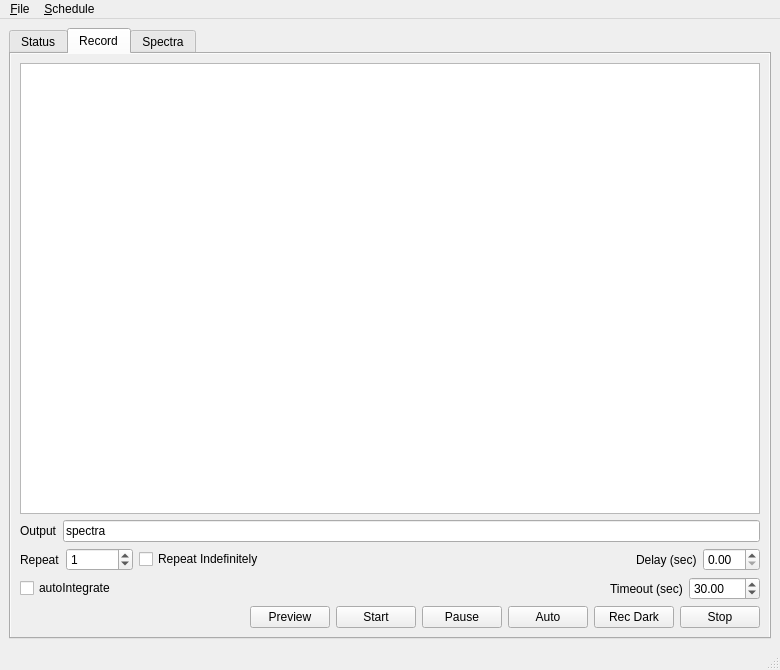
<?xml version="1.0" encoding="UTF-8"?>
<ui version="4.0">
 <class>MainWindow</class>
 <widget class="QMainWindow" name="MainWindow">
  <property name="geometry">
   <rect>
    <x>0</x>
    <y>0</y>
    <width>780</width>
    <height>670</height>
   </rect>
  </property>
  <property name="windowTitle">
   <string>MainWindow</string>
  </property>
  <widget class="QWidget" name="centralwidget">
   <layout class="QHBoxLayout" name="horizontalLayout">
    <item>
     <widget class="QTabWidget" name="tabWidget">
      <property name="autoFillBackground">
       <bool>true</bool>
      </property>
      <property name="currentIndex">
       <number>1</number>
      </property>
      <widget class="QWidget" name="tab_Status">
       <property name="enabled">
        <bool>true</bool>
       </property>
       <attribute name="title">
        <string>Status</string>
       </attribute>
       <layout class="QVBoxLayout" name="verticalLayout_3">
        <item>
         <layout class="QHBoxLayout" name="horizontalLayout_8">
          <property name="leftMargin">
           <number>5</number>
          </property>
          <item>
           <widget class="QLabel" name="label_4">
            <property name="sizePolicy">
             <sizepolicy hsizetype="Preferred" vsizetype="Preferred">
              <horstretch>0</horstretch>
              <verstretch>0</verstretch>
             </sizepolicy>
            </property>
            <property name="minimumSize">
             <size>
              <width>64</width>
              <height>0</height>
             </size>
            </property>
            <property name="text">
             <string>Local Time</string>
            </property>
           </widget>
          </item>
          <item>
           <widget class="QLabel" name="localTime">
            <property name="sizePolicy">
             <sizepolicy hsizetype="Expanding" vsizetype="Preferred">
              <horstretch>0</horstretch>
              <verstretch>0</verstretch>
             </sizepolicy>
            </property>
            <property name="text">
             <string>TextLabel</string>
            </property>
           </widget>
          </item>
          <item>
           <spacer name="horizontalSpacer_6">
            <property name="orientation">
             <enum>Qt::Horizontal</enum>
            </property>
            <property name="sizeHint" stdset="0">
             <size>
              <width>40</width>
              <height>20</height>
             </size>
            </property>
           </spacer>
          </item>
          <item>
           <widget class="QLabel" name="label_6">
            <property name="sizePolicy">
             <sizepolicy hsizetype="Preferred" vsizetype="Preferred">
              <horstretch>0</horstretch>
              <verstretch>0</verstretch>
             </sizepolicy>
            </property>
            <property name="text">
             <string>Piccolo Time</string>
            </property>
           </widget>
          </item>
          <item>
           <widget class="QLabel" name="piccoloTime">
            <property name="sizePolicy">
             <sizepolicy hsizetype="Expanding" vsizetype="Preferred">
              <horstretch>0</horstretch>
              <verstretch>0</verstretch>
             </sizepolicy>
            </property>
            <property name="text">
             <string>TextLabel</string>
            </property>
           </widget>
          </item>
          <item>
           <spacer name="horizontalSpacer_4">
            <property name="orientation">
             <enum>Qt::Horizontal</enum>
            </property>
            <property name="sizeHint" stdset="0">
             <size>
              <width>40</width>
              <height>20</height>
             </size>
            </property>
           </spacer>
          </item>
          <item>
           <widget class="QPushButton" name="syncTimeButton">
            <property name="text">
             <string>sync</string>
            </property>
           </widget>
          </item>
         </layout>
        </item>
        <item>
         <layout class="QVBoxLayout" name="verticalLayout_4">
          <property name="bottomMargin">
           <number>0</number>
          </property>
          <item>
           <widget class="QWidget" name="gpsContainerWidget" native="true">
            <property name="minimumSize">
             <size>
              <width>0</width>
              <height>145</height>
             </size>
            </property>
            <property name="contextMenuPolicy">
             <enum>Qt::DefaultContextMenu</enum>
            </property>
            <widget class="QWidget" name="layoutWidget">
             <property name="geometry">
              <rect>
               <x>0</x>
               <y>0</y>
               <width>740</width>
               <height>142</height>
              </rect>
             </property>
             <layout class="QHBoxLayout" name="horizontalLayout_11">
              <item>
               <layout class="QVBoxLayout" name="gpsLayoutArea">
                <item>
                 <layout class="QHBoxLayout" name="horizontalLayout_12">
                  <property name="topMargin">
                   <number>0</number>
                  </property>
                  <item>
                   <widget class="QLabel" name="label_12">
                    <property name="text">
                     <string>GPS Time </string>
                    </property>
                   </widget>
                  </item>
                  <item>
                   <widget class="QLabel" name="gpsTime">
                    <property name="text">
                     <string>TextLabel</string>
                    </property>
                   </widget>
                  </item>
                 </layout>
                </item>
                <item>
                 <widget class="QLabel" name="label_7">
                  <property name="text">
                   <string>Piccolo GPS Location</string>
                  </property>
                 </widget>
                </item>
                <item>
                 <layout class="QHBoxLayout" name="horizontalLayout_21">
                  <item>
                   <layout class="QVBoxLayout" name="verticalLayout_7">
                    <item>
                     <widget class="QLabel" name="label_8">
                      <property name="text">
                       <string>    Longitude: </string>
                      </property>
                     </widget>
                    </item>
                    <item>
                     <widget class="QLabel" name="label_9">
                      <property name="text">
                       <string>    Latitude:</string>
                      </property>
                     </widget>
                    </item>
                    <item>
                     <widget class="QLabel" name="label_10">
                      <property name="text">
                       <string>    Altitude:</string>
                      </property>
                     </widget>
                    </item>
                    <item>
                     <widget class="QLabel" name="label_11">
                      <property name="text">
                       <string>    Speed:</string>
                      </property>
                     </widget>
                    </item>
                   </layout>
                  </item>
                  <item>
                   <layout class="QVBoxLayout" name="verticalLayout_5">
                    <item>
                     <widget class="QLabel" name="longitudeLabel">
                      <property name="text">
                       <string/>
                      </property>
                     </widget>
                    </item>
                    <item>
                     <widget class="QLabel" name="latitudeLabel">
                      <property name="text">
                       <string/>
                      </property>
                     </widget>
                    </item>
                    <item>
                     <widget class="QLabel" name="altitudeLabel">
                      <property name="text">
                       <string/>
                      </property>
                     </widget>
                    </item>
                    <item>
                     <widget class="QLabel" name="speedLabel">
                      <property name="text">
                       <string/>
                      </property>
                     </widget>
                    </item>
                   </layout>
                  </item>
                 </layout>
                </item>
               </layout>
              </item>
              <item>
               <spacer name="horizontalSpacer_8">
                <property name="orientation">
                 <enum>Qt::Horizontal</enum>
                </property>
                <property name="sizeHint" stdset="0">
                 <size>
                  <width>40</width>
                  <height>20</height>
                 </size>
                </property>
               </spacer>
              </item>
             </layout>
            </widget>
           </widget>
          </item>
          <item>
           <widget class="QWidget" name="altitudeContainerWidget" native="true">
            <property name="minimumSize">
             <size>
              <width>0</width>
              <height>30</height>
             </size>
            </property>
            <widget class="QWidget" name="horizontalLayoutWidget">
             <property name="geometry">
              <rect>
               <x>0</x>
               <y>0</y>
               <width>740</width>
               <height>22</height>
              </rect>
             </property>
             <layout class="QHBoxLayout" name="horizontalLayout_13">
              <property name="topMargin">
               <number>0</number>
              </property>
              <item>
               <widget class="QLabel" name="label_13">
                <property name="text">
                 <string>Altimeter Altitude:</string>
                </property>
               </widget>
              </item>
              <item>
               <widget class="QLabel" name="altimeterLabel">
                <property name="text">
                 <string/>
                </property>
               </widget>
              </item>
              <item>
               <spacer name="horizontalSpacer_9">
                <property name="orientation">
                 <enum>Qt::Horizontal</enum>
                </property>
                <property name="sizeHint" stdset="0">
                 <size>
                  <width>40</width>
                  <height>20</height>
                 </size>
                </property>
               </spacer>
              </item>
             </layout>
            </widget>
           </widget>
          </item>
         </layout>
        </item>
        <item>
         <layout class="QHBoxLayout" name="horizontalLayout_9">
          <property name="leftMargin">
           <number>5</number>
          </property>
          <item>
           <widget class="QLabel" name="label_5">
            <property name="sizePolicy">
             <sizepolicy hsizetype="Preferred" vsizetype="Preferred">
              <horstretch>0</horstretch>
              <verstretch>0</verstretch>
             </sizepolicy>
            </property>
            <property name="text">
             <string>Data Directory</string>
            </property>
           </widget>
          </item>
          <item>
           <widget class="QLabel" name="dataDir">
            <property name="sizePolicy">
             <sizepolicy hsizetype="Expanding" vsizetype="Preferred">
              <horstretch>0</horstretch>
              <verstretch>0</verstretch>
             </sizepolicy>
            </property>
            <property name="text">
             <string>TextLabel</string>
            </property>
           </widget>
          </item>
          <item>
           <spacer name="horizontalSpacer_5">
            <property name="orientation">
             <enum>Qt::Horizontal</enum>
            </property>
            <property name="sizeHint" stdset="0">
             <size>
              <width>40</width>
              <height>20</height>
             </size>
            </property>
           </spacer>
          </item>
          <item>
           <widget class="QPushButton" name="mountDataButton">
            <property name="sizePolicy">
             <sizepolicy hsizetype="Minimum" vsizetype="Fixed">
              <horstretch>0</horstretch>
              <verstretch>0</verstretch>
             </sizepolicy>
            </property>
            <property name="text">
             <string>mount data</string>
            </property>
           </widget>
          </item>
         </layout>
        </item>
        <item>
         <spacer name="verticalSpacer">
          <property name="orientation">
           <enum>Qt::Vertical</enum>
          </property>
          <property name="sizeHint" stdset="0">
           <size>
            <width>20</width>
            <height>463</height>
           </size>
          </property>
         </spacer>
        </item>
       </layout>
      </widget>
      <widget class="QWidget" name="tab_Record">
       <property name="autoFillBackground">
        <bool>true</bool>
       </property>
       <attribute name="title">
        <string>Record</string>
       </attribute>
       <layout class="QVBoxLayout" name="verticalLayout">
        <item>
         <widget class="QTableView" name="integrationTimeView"/>
        </item>
        <item>
         <layout class="QHBoxLayout" name="horizontalLayout_5">
          <item>
           <widget class="QLabel" name="label">
            <property name="text">
             <string>Output</string>
            </property>
           </widget>
          </item>
          <item>
           <widget class="QLineEdit" name="outputDir">
            <property name="toolTip">
             <string>output directory</string>
            </property>
            <property name="statusTip">
             <string/>
            </property>
            <property name="text">
             <string>spectra</string>
            </property>
           </widget>
          </item>
         </layout>
        </item>
        <item>
         <layout class="QHBoxLayout" name="horizontalLayout_6">
          <item>
           <layout class="QHBoxLayout" name="horizontalLayout_3">
            <item>
             <widget class="QLabel" name="label_2">
              <property name="text">
               <string>Repeat</string>
              </property>
             </widget>
            </item>
            <item>
             <widget class="QSpinBox" name="repeatMeasurements">
              <property name="toolTip">
               <string>number of measurements - 0 for indefinite repeats</string>
              </property>
              <property name="statusTip">
               <string/>
              </property>
              <property name="maximum">
               <number>999999</number>
              </property>
              <property name="value">
               <number>1</number>
              </property>
             </widget>
            </item>
           </layout>
          </item>
          <item>
           <widget class="QCheckBox" name="infRepeat">
            <property name="text">
             <string>Repeat Indefinitely</string>
            </property>
           </widget>
          </item>
          <item>
           <spacer name="horizontalSpacer_2">
            <property name="orientation">
             <enum>Qt::Horizontal</enum>
            </property>
            <property name="sizeHint" stdset="0">
             <size>
              <width>40</width>
              <height>20</height>
             </size>
            </property>
           </spacer>
          </item>
          <item>
           <layout class="QHBoxLayout" name="horizontalLayout_4">
            <item>
             <widget class="QLabel" name="label_3">
              <property name="text">
               <string>Delay (sec)</string>
              </property>
             </widget>
            </item>
            <item>
             <widget class="QDoubleSpinBox" name="delayMeasurements">
              <property name="toolTip">
               <string>delay in seconds between measurements</string>
              </property>
              <property name="statusTip">
               <string/>
              </property>
             </widget>
            </item>
           </layout>
          </item>
         </layout>
        </item>
        <item>
         <layout class="QHBoxLayout" name="horizontalLayout_10">
          <item>
           <widget class="QCheckBox" name="checkAutoIntegrate">
            <property name="text">
             <string>autoIntegrate</string>
            </property>
           </widget>
          </item>
          <item>
           <spacer name="horizontalSpacer_7">
            <property name="orientation">
             <enum>Qt::Horizontal</enum>
            </property>
            <property name="sizeHint" stdset="0">
             <size>
              <width>40</width>
              <height>20</height>
             </size>
            </property>
           </spacer>
          </item>
          <item>
           <widget class="QLabel" name="label_7">
            <property name="text">
             <string>Timeout (sec)</string>
            </property>
           </widget>
          </item>
          <item>
           <widget class="QDoubleSpinBox" name="autoIntegrateTimeout">
            <property name="maximum">
             <double>3600.000000000000000</double>
            </property>
            <property name="value">
             <double>30.000000000000000</double>
            </property>
           </widget>
          </item>
         </layout>
        </item>
        <item>
         <layout class="QHBoxLayout" name="horizontalLayout_2">
          <item>
           <spacer name="horizontalSpacer">
            <property name="orientation">
             <enum>Qt::Horizontal</enum>
            </property>
            <property name="sizeHint" stdset="0">
             <size>
              <width>40</width>
              <height>20</height>
             </size>
            </property>
           </spacer>
          </item>
          <item>
           <widget class="QPushButton" name="previewButton">
            <property name="text">
             <string>Preview</string>
            </property>
           </widget>
          </item>
          <item>
           <widget class="QPushButton" name="startRecordingButton">
            <property name="toolTip">
             <string>start data acquisition</string>
            </property>
            <property name="statusTip">
             <string/>
            </property>
            <property name="text">
             <string>Start</string>
            </property>
           </widget>
          </item>
          <item>
           <widget class="QPushButton" name="pauseRecordingButton">
            <property name="toolTip">
             <string>pause data acquisition</string>
            </property>
            <property name="statusTip">
             <string/>
            </property>
            <property name="text">
             <string>Pause</string>
            </property>
            <property name="checkable">
             <bool>false</bool>
            </property>
           </widget>
          </item>
          <item>
           <widget class="QPushButton" name="autoButton">
            <property name="text">
             <string>Auto</string>
            </property>
           </widget>
          </item>
          <item>
           <widget class="QPushButton" name="darkButton">
            <property name="text">
             <string>Rec Dark</string>
            </property>
           </widget>
          </item>
          <item>
           <widget class="QPushButton" name="stopRecordingButton">
            <property name="toolTip">
             <string>stop data acquisition</string>
            </property>
            <property name="statusTip">
             <string/>
            </property>
            <property name="text">
             <string>Stop</string>
            </property>
           </widget>
          </item>
         </layout>
        </item>
       </layout>
      </widget>
      <widget class="QWidget" name="tab_Spectra">
       <property name="autoFillBackground">
        <bool>true</bool>
       </property>
       <attribute name="title">
        <string>Spectra</string>
       </attribute>
       <layout class="QVBoxLayout" name="verticalLayout_2">
        <item>
         <widget class="SpectraPlot" name="spectraPlot" native="true">
          <property name="sizePolicy">
           <sizepolicy hsizetype="Expanding" vsizetype="Expanding">
            <horstretch>0</horstretch>
            <verstretch>0</verstretch>
           </sizepolicy>
          </property>
         </widget>
        </item>
        <item>
         <layout class="QHBoxLayout" name="horizontalLayout_7">
          <item>
           <layout class="QVBoxLayout" name="verticalLayout_6">
            <property name="rightMargin">
             <number>0</number>
            </property>
            <item>
             <widget class="QPushButton" name="selectSpectrumButton">
              <property name="text">
               <string>Select Spectrum</string>
              </property>
             </widget>
            </item>
            <item>
             <widget class="QCheckBox" name="showLatest">
              <property name="text">
               <string>View Realtime</string>
              </property>
             </widget>
            </item>
           </layout>
          </item>
          <item>
           <spacer name="horizontalSpacer_10">
            <property name="orientation">
             <enum>Qt::Horizontal</enum>
            </property>
            <property name="sizeHint" stdset="0">
             <size>
              <width>40</width>
              <height>20</height>
             </size>
            </property>
           </spacer>
          </item>
          <item>
           <layout class="QVBoxLayout" name="verticalLayout_8">
            <property name="rightMargin">
             <number>0</number>
            </property>
            <property name="bottomMargin">
             <number>0</number>
            </property>
            <item>
             <layout class="QHBoxLayout" name="horizontalLayout_14">
              <item>
               <widget class="QLabel" name="label_14">
                <property name="text">
                 <string>Display Units:</string>
                </property>
               </widget>
              </item>
              <item>
               <widget class="QComboBox" name="displayUnits">
                <property name="sizePolicy">
                 <sizepolicy hsizetype="Expanding" vsizetype="Fixed">
                  <horstretch>0</horstretch>
                  <verstretch>0</verstretch>
                 </sizepolicy>
                </property>
                <item>
                 <property name="text">
                  <string>Saturation %</string>
                 </property>
                </item>
                <item>
                 <property name="text">
                  <string>DN Count</string>
                 </property>
                </item>
               </widget>
              </item>
             </layout>
            </item>
            <item>
             <widget class="QCheckBox" name="downloadSimple">
              <property name="text">
               <string>Download Compressed Spectra</string>
              </property>
              <property name="checked">
               <bool>true</bool>
              </property>
             </widget>
            </item>
           </layout>
          </item>
          <item>
           <spacer name="horizontalSpacer_3">
            <property name="orientation">
             <enum>Qt::Horizontal</enum>
            </property>
            <property name="sizeHint" stdset="0">
             <size>
              <width>40</width>
              <height>20</height>
             </size>
            </property>
           </spacer>
          </item>
          <item>
           <layout class="QVBoxLayout" name="verticalLayout_9">
            <property name="rightMargin">
             <number>0</number>
            </property>
            <item>
             <widget class="QComboBox" name="selectSpectrometer">
              <property name="sizeAdjustPolicy">
               <enum>QComboBox::AdjustToContents</enum>
              </property>
             </widget>
            </item>
            <item>
             <layout class="QHBoxLayout" name="horizontalLayout_15">
              <item>
               <widget class="QComboBox" name="selectShutter">
                <property name="sizePolicy">
                 <sizepolicy hsizetype="Preferred" vsizetype="Fixed">
                  <horstretch>0</horstretch>
                  <verstretch>0</verstretch>
                 </sizepolicy>
                </property>
                <property name="toolTip">
                 <string>select shutter</string>
                </property>
                <property name="sizeAdjustPolicy">
                 <enum>QComboBox::AdjustToContents</enum>
                </property>
               </widget>
              </item>
              <item>
               <widget class="QComboBox" name="selectSpectrum">
                <property name="sizePolicy">
                 <sizepolicy hsizetype="Preferred" vsizetype="Fixed">
                  <horstretch>0</horstretch>
                  <verstretch>0</verstretch>
                 </sizepolicy>
                </property>
                <property name="toolTip">
                 <string>select spectrum</string>
                </property>
               </widget>
              </item>
             </layout>
            </item>
           </layout>
          </item>
         </layout>
        </item>
       </layout>
      </widget>
     </widget>
    </item>
   </layout>
  </widget>
  <widget class="QMenuBar" name="menubar">
   <property name="geometry">
    <rect>
     <x>0</x>
     <y>0</y>
     <width>780</width>
     <height>25</height>
    </rect>
   </property>
   <widget class="QMenu" name="menu_File">
    <property name="title">
     <string>&amp;File</string>
    </property>
    <addaction name="action_Connect"/>
    <addaction name="actionSave_Plot"/>
    <addaction name="separator"/>
    <addaction name="action_Quit"/>
   </widget>
   <widget class="QMenu" name="menu_Schedule">
    <property name="title">
     <string>&amp;Schedule</string>
    </property>
    <addaction name="action_Add_Schedule"/>
    <addaction name="actionList_Schedules"/>
   </widget>
   <addaction name="menu_File"/>
   <addaction name="menu_Schedule"/>
  </widget>
  <widget class="QStatusBar" name="statusbar"/>
  <action name="action_Connect">
   <property name="text">
    <string>&amp;Connect</string>
   </property>
   <property name="statusTip">
    <string>connect to remote piccolo server</string>
   </property>
  </action>
  <action name="action_Quit">
   <property name="text">
    <string>&amp;Quit</string>
   </property>
   <property name="statusTip">
    <string>exit application</string>
   </property>
   <property name="shortcut">
    <string>Ctrl+Q</string>
   </property>
  </action>
  <action name="actionList_Schedules">
   <property name="text">
    <string>&amp;List Schedules</string>
   </property>
   <property name="shortcut">
    <string>Ctrl+L</string>
   </property>
  </action>
  <action name="action_Add_Schedule">
   <property name="text">
    <string>&amp;Add Schedule</string>
   </property>
   <property name="shortcut">
    <string>Ctrl+A</string>
   </property>
  </action>
  <action name="actionSave_Plot">
   <property name="text">
    <string>Save &amp;Plot</string>
   </property>
   <property name="shortcut">
    <string>Ctrl+S</string>
   </property>
  </action>
 </widget>
 <customwidgets>
  <customwidget>
   <class>SpectraPlot</class>
   <extends>QWidget</extends>
   <header>SpectraPlot.h</header>
   <container>1</container>
  </customwidget>
 </customwidgets>
 <resources/>
 <connections/>
</ui>
